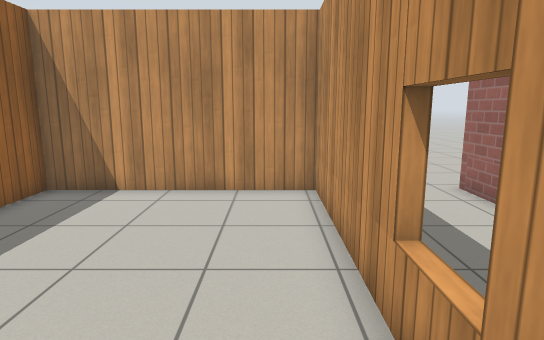
View 1 (above)

17 first-person views from a walk through a robot-simulator world made for Gazebo. The camera is 1.2 m above the floor, tilts 10° down and sees 75° across. The floor is counted in squares, 0.5 m on a side. Each view is taken from the middle of a square. On the plan, view 1 faces up. The plan holds only what a view shows up to about 20 squares ahead; the rest is blank. The place goes on beyond the plan. Gazebo's built-in surfaces are drawn with simple patterns.

View 2
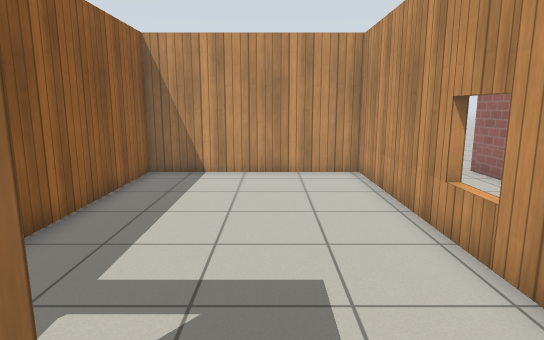

View 3
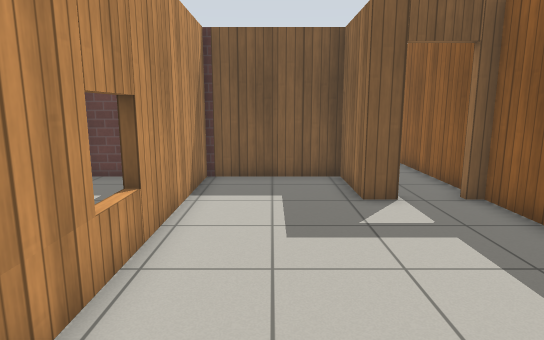

View 4
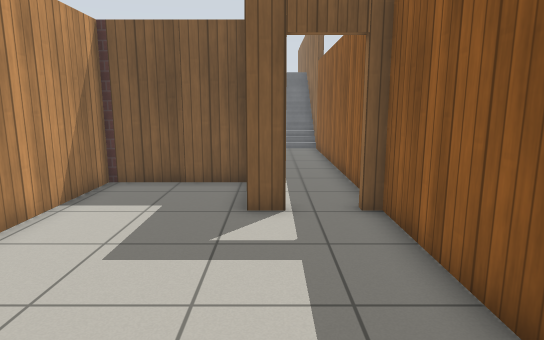

View 5
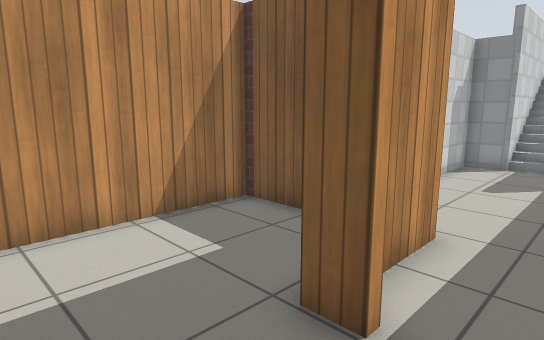

View 6
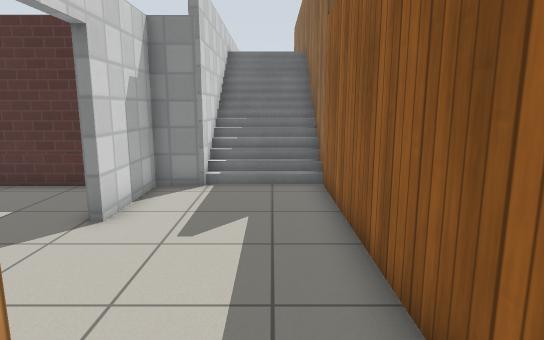

View 7
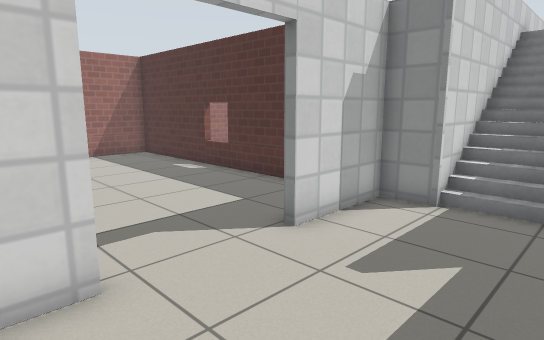

View 8
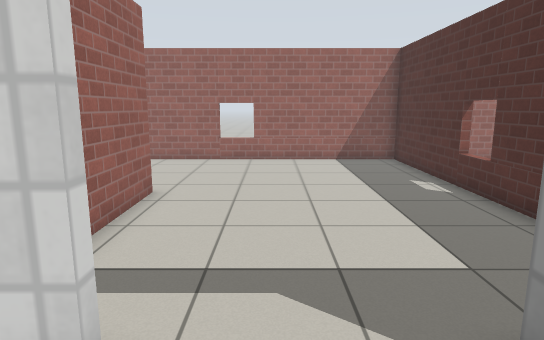

View 9
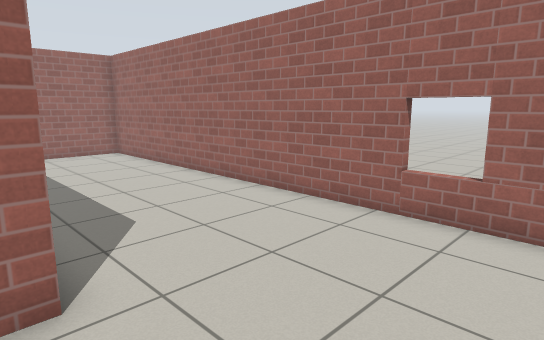

View 10
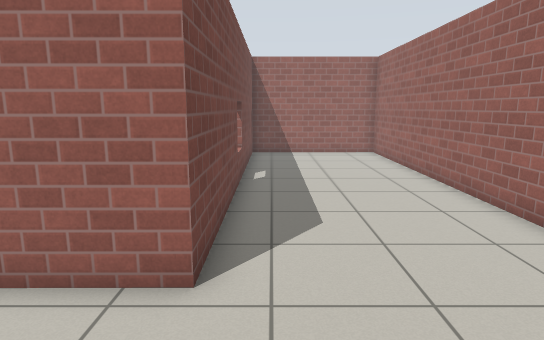

View 11
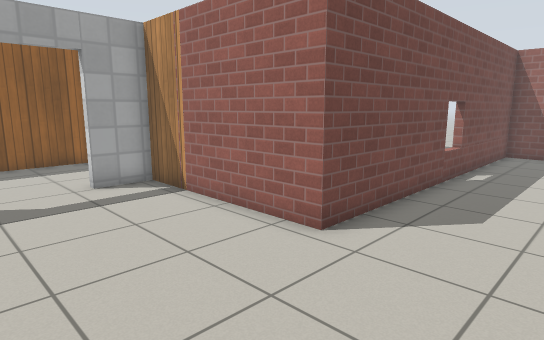

View 12
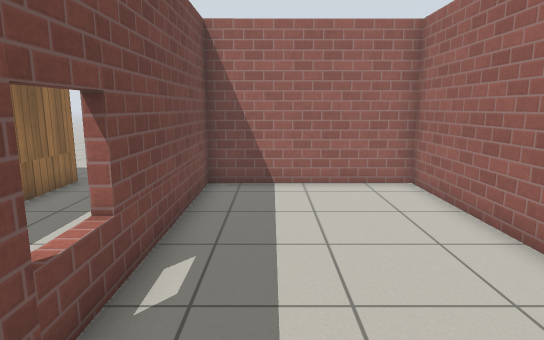

View 13
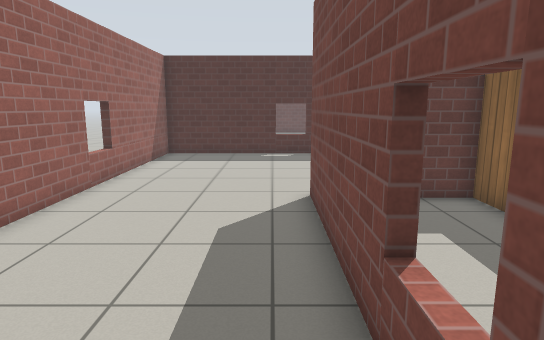

View 14
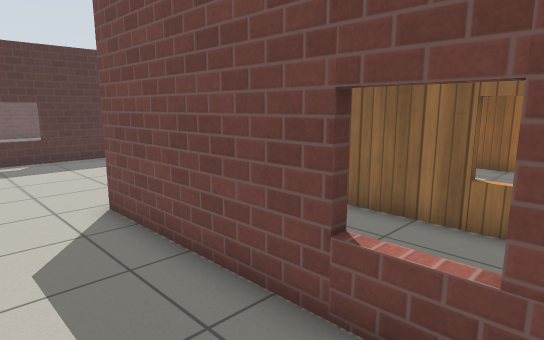

View 15
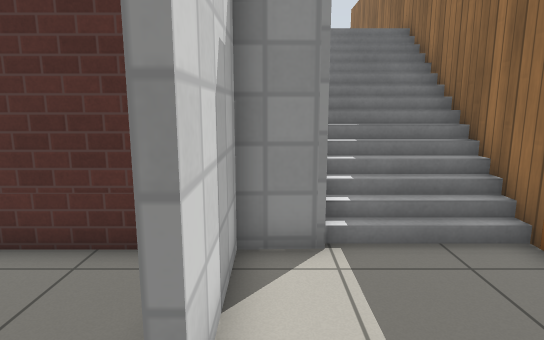

View 16
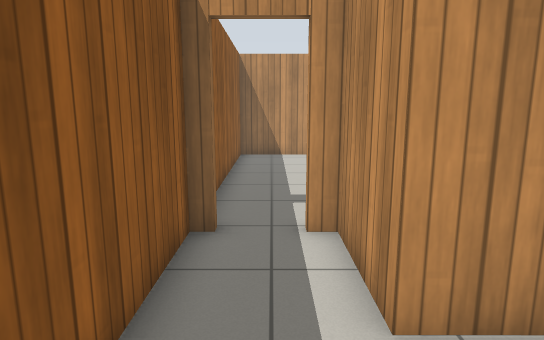

View 17
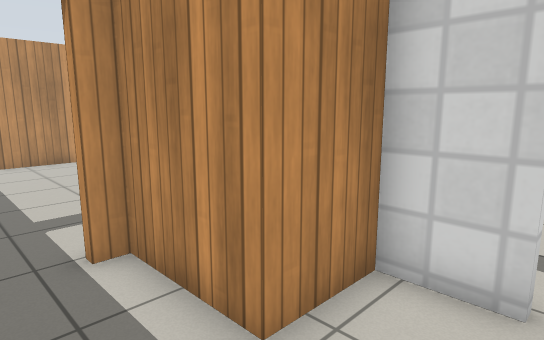

### Floor plan
Ten units are one square. View 1 is at (0, 0); x grows to the right and y downward. Boxes are objects, and circles mark ways between rooms. Rooms are numbered by the first view taken in them; rooms with no view inside come last. Other rooms are left out.
<svg viewBox="-71 -107 201 347">
<path fill="none" stroke="#000" d="M-43 11 -34 11 -34 43 13 43 13 -102 -66 -101 -66 11 -61 11M-14 65 -14 46 -37 46 -37 14M-61 14 -66 14 -66 235M-29 235 -29 137 -14 137 -14 102M2 137 125 137 125 -102 59 -102 59 46 -11 46 -11 65"/>
<circle cx="-55" cy="10" r="3" fill="#2a7"/>
<circle cx="-10" cy="85" r="3" fill="#2a7"/>
<text x="-30" y="-40">1</text>
<text x="-50" y="120">2</text>
<text x="80" y="40">3</text>
</svg>
Room 1 opens to room 2. Room 2 opens to room 3.

Where each view was taken, in squares from view 1:
view 1: 0 up, 0 right, facing up
view 2: 3 down, 2 left, facing up
view 3: 8 up, 1 left, facing down
view 4: 7 up, 4 left, facing down
view 5: 2 up, 6 left, facing down-right
view 6: 3 down, 5 left, facing down
view 7: 5 down, 6 left, facing down-right
view 8: 8 down, 4 left, facing right
view 9: 9 down, 5 right, facing up-right
view 10: 9 down, 7 right, facing up
view 11: 10 down, 10 right, facing up-left
view 12: 1 down, 8 right, facing up
view 13: 5 up, 7 right, facing down
view 14: 4 up, 9 right, facing down-left
view 15: 8 down, 2 left, facing down
view 16: 8 down, 5 left, facing up
view 17: 7 down, 6 left, facing up-right
